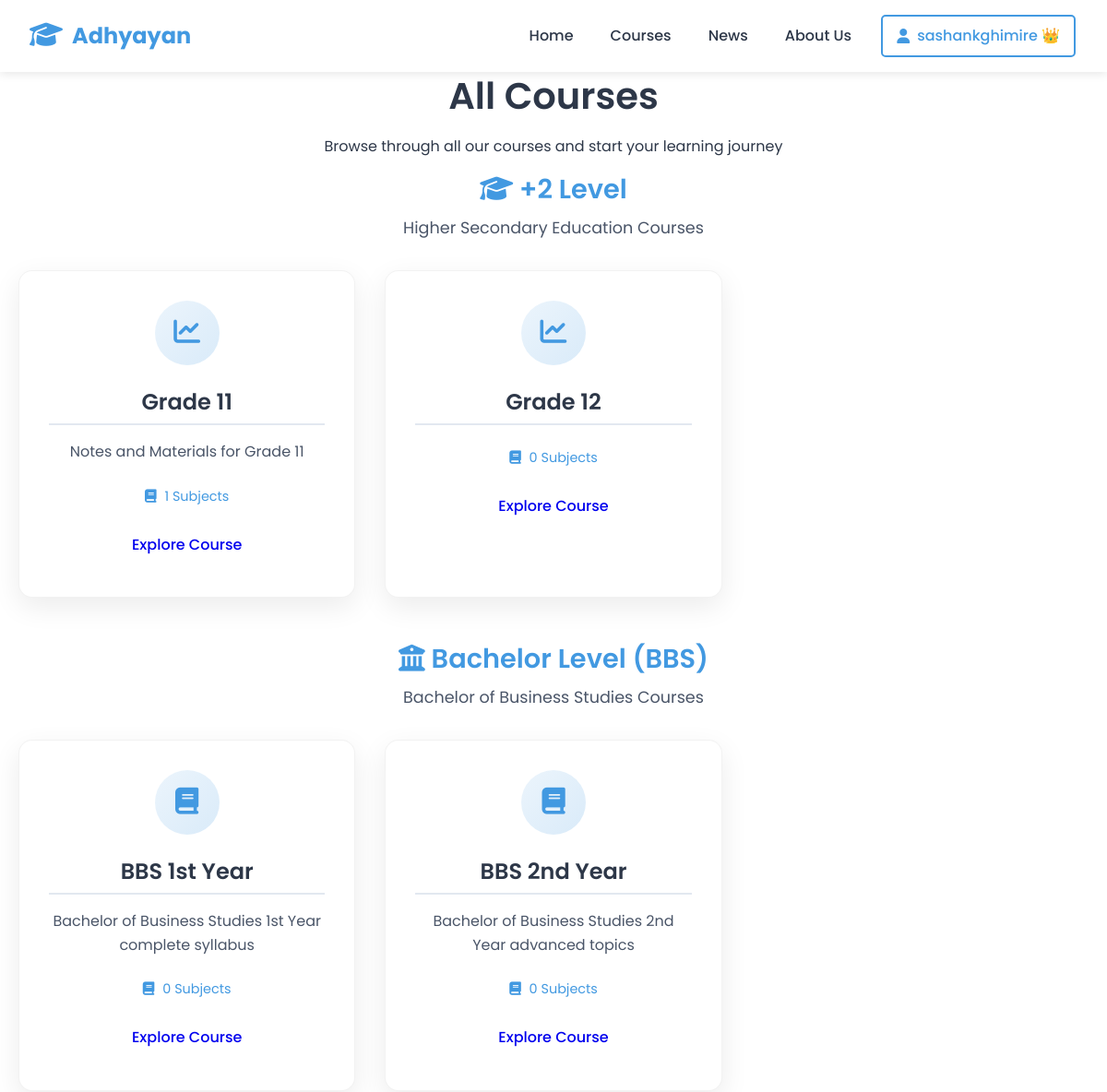
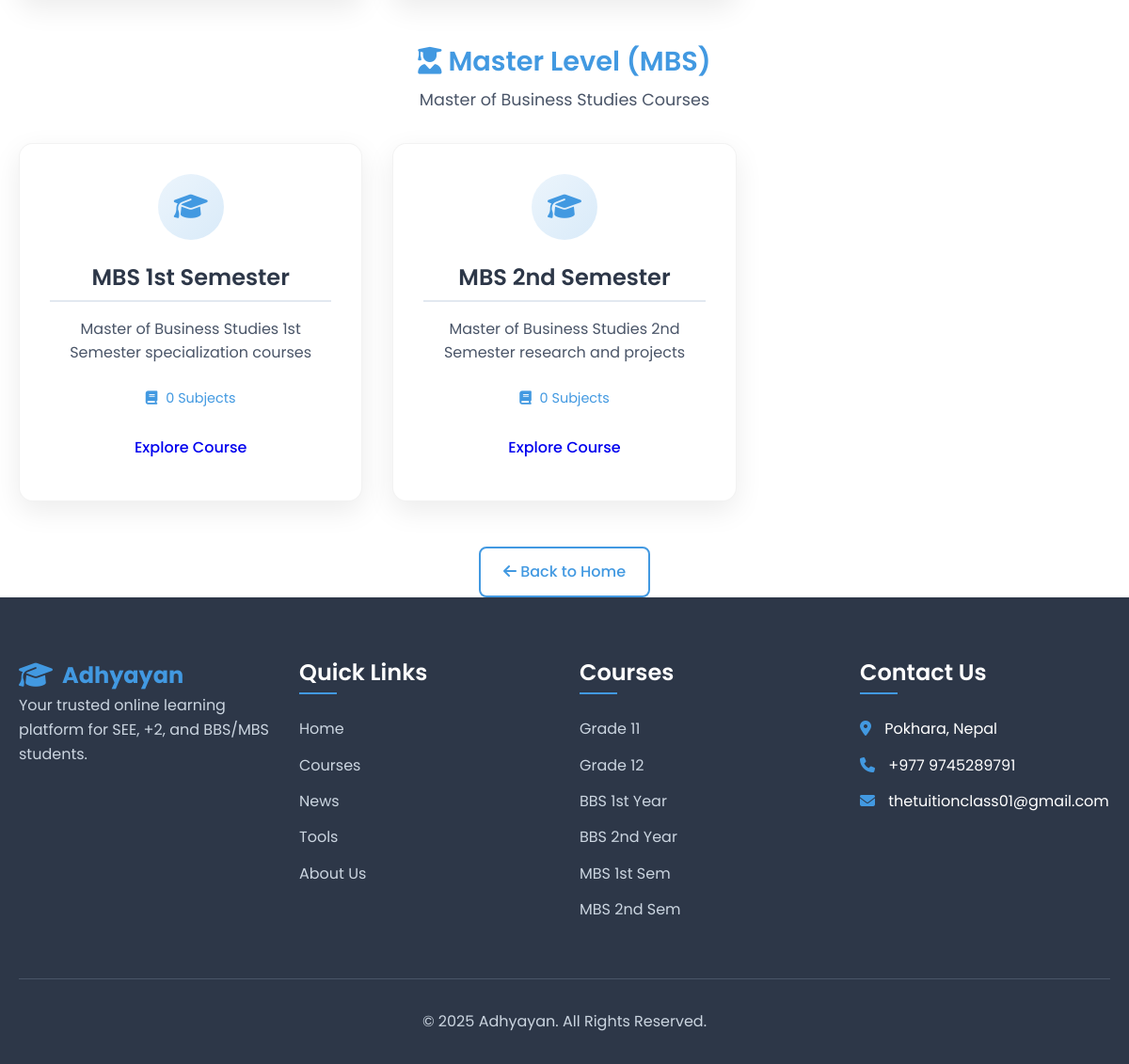
Screenshot of /courses/ (signed in) with the database file from the repository (2 pictures, top to bottom).
### notes/models.py (models this page shows, shortened)
class Course(models.Model):
    LEVEL_CHOICES = [
        ('+2', '+2 Level'),
        ('bachelor', 'Bachelor Level'),
        ('master', 'Master Level'),
    ]
    title = models.CharField(max_length=200)
    slug = models.SlugField(unique=True, help_text="URL-friendly version of title")
    level = models.CharField(max_length=20, choices=LEVEL_CHOICES)
    description = models.TextField(blank=True, help_text="Course description shown on website")
    thumbnail = models.ImageField(
        upload_to='course_thumbnails/',
        null=True,
        blank=True,
        help_text="Optional course thumbnail image"
    )
    display_order = models.IntegerField(
        default=0,
        help_text="Order in which courses appear (lower number = first)"
    )
    is_active = models.BooleanField(
        default=True,
        help_text="Uncheck to hide course from website"
    )
    created_at = models.DateTimeField(auto_now_add=True)
    updated_at = models.DateTimeField(auto_now=True)
    class Meta:
        ordering = ['display_order', 'title']
    def subject_count(self):
        return self.subjects.filter(is_active=True).count()

### notes/views.py (the view)
# urls.py: path('courses/', views.courses_page, name='courses_page'),
def courses_page(request):
    all_courses = Course.objects.filter(is_active=True).order_by('display_order', 'title')
    context = {
        'courses': all_courses,
        'page_title': 'All Courses'
    }
    return render(request, 'courses/all_courses.html', context)

### templates/courses/all_courses.html (shortened to what this page needs)
{% extends 'base.html' %}
{% load static %}
{% block content %}
<div class="container py-5">
    <div class="text-center mb-5">
        <h1 class="display-4 fw-bold mb-3">All Courses</h1>
        <p class="lead text-muted">Browse through all our courses and start your learning journey</p>
    </div>
    <div class="category mb-5">
        <div class="category-header mb-4">
            <h2 class="category-title">
                <i class="fas fa-graduation-cap me-2"></i> +2 Level
            </h2>
            <p class="category-subtitle">Higher Secondary Education Courses</p>
        </div>
        <div class="course-boxes">
            {% for course in courses %}
                {% if course.level == '+2' %}
                <div class="course-card">
                    <div class="course-icon">
                        <i class="fas fa-chart-line"></i>
                    </div>
                    <h3>{{ course.title }}</h3>
                    <p>{{ course.description|truncatewords:25 }}</p>
                    <div class="course-meta">
                        <span><i class="fas fa-book"></i> {{ course.subject_count }} Subjects</span>
                    </div>
                    <a href="{% url 'course_detail' course.slug %}" class="btn btn-outline-primary">
                        Explore Course
                    </a>
                </div>
                {% endif %}
            {% endfor %}
        </div>
    </div>
    <div class="category mb-5">
        <div class="category-header mb-4">
            <h2 class="category-title">
                <i class="fas fa-university me-2"></i> Bachelor Level (BBS)
            </h2>
            <p class="category-subtitle">Bachelor of Business Studies Courses</p>
        </div>
        <div class="course-boxes">
            {% for course in courses %}
                {% if course.level == 'bachelor' %}
                <div class="course-card">
                    <div class="course-icon">
                        <i class="fas fa-book"></i>
                    </div>
                    <h3>{{ course.title }}</h3>
                    <p>{{ course.description|truncatewords:25 }}</p>
                    <div class="course-meta">
                        <span><i class="fas fa-book"></i> {{ course.subject_count }} Subjects</span>
                    </div>
                    <a href="{% url 'course_detail' course.slug %}" class="btn btn-outline-primary">
                        Explore Course
                    </a>
                </div>
                {% endif %}
            {% endfor %}
        </div>
    </div>
    <div class="category mb-5">
        <div class="category-header mb-4">
            <h2 class="category-title">
                <i class="fas fa-user-graduate me-2"></i> Master Level (MBS)
            </h2>
            <p class="category-subtitle">Master of Business Studies Courses</p>
        </div>
        <div class="course-boxes">
            {% for course in courses %}
                {% if course.level == 'master' %}
                <div class="course-card">
                    <div class="course-icon">
                        <i class="fas fa-graduation-cap"></i>
                    </div>
                    <h3>{{ course.title }}</h3>
                    <p>{{ course.description|truncatewords:25 }}</p>
                    <div class="course-meta">
                        <span><i class="fas fa-book"></i> {{ course.subject_count }} Subjects</span>
                    </div>
                    <a href="{% url 'course_detail' course.slug %}" class="btn btn-outline-primary">
                        Explore Course
                    </a>
                </div>
                {% endif %}
            {% endfor %}
        </div>
    </div>
    <div class="text-center mt-5">
        <a href="{% url 'home' %}" class="btn btn-lg btn-secondary">
            <i class="fas fa-arrow-left"></i> Back to Home
        </a>
    </div>
</div>
{% endblock %}

### templates/base.html (shortened to what this page needs)
<!DOCTYPE html>
{% load static %}
<html lang="en">
<head>
  <link rel="stylesheet" href="{% static 'css/style.css' %}">
  <link rel="stylesheet" href="https://cdnjs.cloudflare.com/ajax/libs/font-awesome/6.4.0/css/all.min.css">
</head>
<body>
  <header>
    <div class="navbar">
      <div class="logo">
        <i class="fas fa-graduation-cap"></i>
        <span>Adhyayan</span>
      </div>
      <nav id="nav-links">
        <a href="/" {% if request.path == '/' %}class="active"{% endif %}>Home</a>
        <a href="{% url 'courses_page' %}">Courses</a>
        <a href="#news">News</a>
        <a href="#about">About Us</a>
{% if user.is_authenticated %}
    {% if not user.is_staff %}
        <div class="user-menu">
            <a href="#" class="btn-login">
                <i class="fas fa-user"></i> {{ user.username }}
                {% if user.profile.is_premium %}👑{% endif %}
            </a>
        </div>
    {% else %}
        <a href="{% url 'login' %}" class="btn-login">
            <i class="fas fa-sign-in-alt"></i> Login
        </a>
    {% endif %}
{% else %}
    <a href="{% url 'login' %}" class="btn-login">
        <i class="fas fa-sign-in-alt"></i> Login
    </a>
{% endif %}
      </nav>
    </div>
  </header>
  <main>
    {% block content %}{% endblock %}
  </main>
  <footer>
    <div class="container">
      <div class="footer-content">
        <div class="footer-section">
          <div class="logo">
            <i class="fas fa-graduation-cap"></i>
            <span>Adhyayan</span>
          </div>
          <p>Your trusted online learning platform for SEE, +2, and BBS/MBS students.</p>
        </div>
        <div class="footer-section">
          <h3>Quick Links</h3>
          <ul>
            <li><a href="/">Home</a></li>
            <li><a href="{% url 'courses_page' %}">Courses</a></li>
            <li><a href="#news">News</a></li>
            <li><a href="#">Tools</a></li>
            <li><a href="#">About Us</a></li>
          </ul>
        </div>
        <div class="footer-section">
          <h3>Courses</h3>
          <ul>
            <li><a href="/g1-all/">Grade 11</a></li>
            <li><a href="/grade12/">Grade 12</a></li>
            <li><a href="/bbs1/">BBS 1st Year</a></li>
            <li><a href="/bbs2/">BBS 2nd Year</a></li>
            <li><a href="/mbs1/">MBS 1st Sem</a></li>
            <li><a href="/mbs2/">MBS 2nd Sem</a></li>
          </ul>
        </div>
        <div class="footer-section">
          <h3>Contact Us</h3>
          <ul>
            <li><i class="fas fa-map-marker-alt"></i> Pokhara, Nepal</li>
            <li><i class="fas fa-phone"></i> +977 9745289791 </li>
            <li><i class="fas fa-envelope"></i> thetuitionclass01@gmail.com</li>
          </ul>
        </div>
      </div>
      <div class="footer-bottom">
        <p>&copy; 2025 Adhyayan. All Rights Reserved.</p>
      </div>
    </div>
  </footer>
</body>
</html>

### frontend/static/css/style.css (style rules this page uses)
* { margin: 0; padding: 0; box-sizing: border-box; }
:root { --primary-color: #4299e1; --primary-dark: #3182ce; --secondary-color: #4a5568; --accent-color: #ed8936; --light-color: #f7fafc; --dark-color: #2d3748; --success-color: #48bb78; --warning-color: #ecc94b; --danger-color: #f56565; --gray-light: #e2e8f0; --gray: #a0aec0; --border-radius: 8px; --box-shadow: 0 4px 6px rgba(0, 0, 0, 0.1); --transition: all 0.3s ease; }
body { font-family: 'Poppins', sans-serif; line-height: 1.6; color: var(--dark-color); background-color: #fff; }
.container { width: 100%; max-width: 1200px; margin: 0 auto; padding: 0 20px; }
h1, h2, h3, h4, h5, h6 { font-weight: 600; line-height: 1.3; margin-bottom: 1rem; }
h1 { font-size: 2.5rem; }
h2 { font-size: 2rem; }
h3 { font-size: 1.5rem; }
p { margin-bottom: 1rem; }
.text-center { text-align: center; }
.btn { display: inline-block; padding: 12px 24px; border-radius: var(--border-radius); text-decoration: none; font-weight: 500; text-align: center; transition: var(--transition); cursor: pointer; border: none; font-family: inherit; }
.btn-secondary { background-color: white; color: var(--primary-color); border: 2px solid var(--primary-color); }
.btn-login { padding: 8px 20px; background-color: transparent; color: var(--primary-color); border: 2px solid var(--primary-color); border-radius: var(--border-radius); text-decoration: none; font-weight: 500; transition: var(--transition); white-space: nowrap; }
header { background-color: white; box-shadow: 0 2px 10px rgba(0, 0, 0, 0.1); position: sticky; top: 0; z-index: 1000; }
.navbar { display: flex; justify-content: space-between; align-items: center; padding: 1rem 2rem; max-width: 1200px; margin: 0 auto; }
.logo { display: flex; align-items: center; font-size: 1.5rem; font-weight: 700; color: var(--primary-color); }
.logo i { margin-right: 10px; font-size: 1.8rem; }
nav { display: flex; align-items: center; }
nav > a { margin-left: 2rem; text-decoration: none; color: var(--dark-color); font-weight: 500; transition: var(--transition); position: relative; }
.category { margin-bottom: 3rem; }
.category h3 { margin-bottom: 2rem; padding-bottom: 0.5rem; border-bottom: 2px solid var(--gray-light); color: var(--primary-color); }
.course-boxes { display: grid; grid-template-columns: repeat(auto-fill, minmax(300px, 1fr)); gap: 2rem; }
.course-card { background-color: white; border-radius: var(--border-radius); padding: 2rem; box-shadow: var(--box-shadow); transition: var(--transition); text-align: center; }
.course-icon { width: 70px; height: 70px; background-color: rgba(66, 153, 225, 0.1); border-radius: 50%; display: flex; align-items: center; justify-content: center; margin: 0 auto 1.5rem; }
.course-icon i { font-size: 1.8rem; color: var(--primary-color); }
.course-card p { color: var(--secondary-color); margin-bottom: 1.5rem; }
footer { background-color: var(--dark-color); color: white; padding: 4rem 0 1rem; }
.footer-content { display: grid; grid-template-columns: repeat(auto-fit, minmax(200px, 1fr)); gap: 2rem; margin-bottom: 3rem; }
.footer-section h3 { margin-bottom: 1.5rem; color: white; position: relative; padding-bottom: 0.5rem; }
.footer-section h3::after { content: ''; position: absolute; bottom: 0; left: 0; width: 40px; height: 2px; background-color: var(--primary-color); }
.footer-section p { color: #cbd5e0; margin-bottom: 1.5rem; }
.footer-section ul { list-style: none; }
.footer-section ul li { margin-bottom: 0.8rem; }
.footer-section ul li a { color: #cbd5e0; text-decoration: none; transition: var(--transition); }
.footer-section ul li i { margin-right: 10px; color: var(--primary-color); }
.footer-bottom { text-align: center; padding-top: 2rem; border-top: 1px solid #4a5568; color: #cbd5e0; }
.user-menu { position: relative; display: inline-block; }
#nav-links a, #nav-links .btn-login, #nav-links .user-menu > a { color: white; text-decoration: none; padding: 8px 15px; border-radius: 5px; transition: background-color 0.3s; display: inline-flex; align-items: center; gap: 8px; }
#nav-links > * { margin: 0 2px; }
:root { --primary-color: #4299e1; --primary-dark: #3182ce; --secondary-color: #4a5568; --accent-color: #ed8936; --light-color: #f7fafc; --dark-color: #2d3748; --gray-light: #e2e8f0; --gray: #a0aec0; --border-radius: 8px; --box-shadow: 0 4px 6px rgba(0, 0, 0, 0.1); --transition: all 0.3s ease; }

### rows the page displays
Course: title "Grade 11", description "Notes and Materials for Grade 11", subject_count "1"
Course: title "Grade 12", subject_count "0"
Course: title "BBS 1st Year", description "Bachelor of Business Studies 1st Year complete syllabus", subject_count "0"
Course: title "BBS 2nd Year", description "Bachelor of Business Studies 2nd Year advanced topics", subject_count "0"
Course: title "MBS 1st Semester", description "Master of Business Studies 1st Semester specialization courses", subject_count "0"
Course: title "MBS 2nd Semester", description "Master of Business Studies 2nd Semester research and projects", subject_count "0"

### other values shown
{{ user.username }} "sashankghimire"
